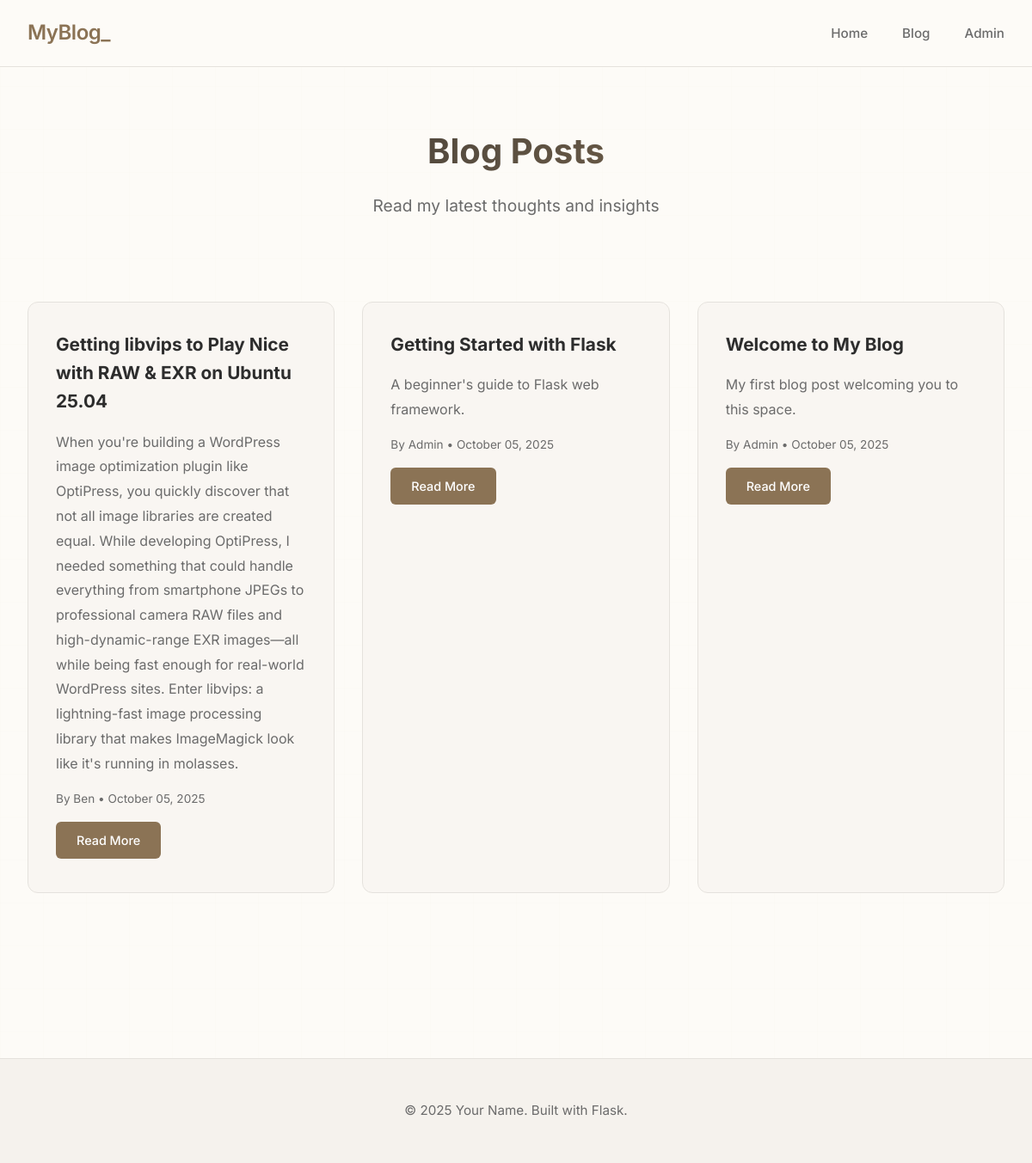
Page /blog on the committed database.
### models.py (models this page shows, shortened)
class Post(db.Model):
    __tablename__ = "posts"
    id = db.Column(db.Integer, primary_key=True)
    title = db.Column(db.String(200), nullable=False)
    slug = db.Column(db.String(200), unique=True, nullable=False, index=True)
    content = db.Column(db.Text, nullable=False)
    excerpt = db.Column(db.String(500))
    author = db.Column(db.String(100), nullable=False, default="Admin")
    post_type = db.Column(db.String(20), default='post', nullable=False, index=True)
    post_status = db.Column(db.String(20), default='draft', nullable=False, index=True)
    post_parent = db.Column(db.Integer, db.ForeignKey('posts.id'), nullable=True)
    user_id = db.Column(db.Integer, db.ForeignKey("users.id"), nullable=True)
    user = db.relationship("User", backref=db.backref("posts", lazy=True))
    featured = db.Column(db.Boolean, default=False, nullable=False)
    category_id = db.Column(db.Integer, db.ForeignKey('categories.id'), nullable=True)
    category_obj = db.relationship('Category', backref=db.backref('posts', lazy=True))
    tag_items = db.relationship('Tag', secondary='post_tags', backref=db.backref('posts', lazy=True))
    created_at = db.Column(db.DateTime, nullable=False, default=datetime.utcnow, index=True)
    updated_at = db.Column(db.DateTime, nullable=False, default=datetime.utcnow, onupdate=datetime.utcnow)
    published_at = db.Column(db.DateTime, index=True)
    children = db.relationship(
        'Post',
        backref=db.backref('parent', remote_side=[id]),
        lazy='dynamic'
    )
    meta_items = db.relationship('PostMeta', backref='post', lazy='dynamic', cascade='all, delete-orphan')
    @property
    def published(self):
        """WordPress 'publish' status check."""
        return self.post_status == 'publish'

### blog_app/blueprints/public/routes.py (the view)
@bp.route("/blog")
def blog_list():
    posts = Post.query.filter_by(
        post_type='post',
        post_status='publish'
    ).order_by(Post.published_at.desc()).all()
    return render_template("blog_list.html", posts=posts)

### templates/blog_list.html (shortened to what this page needs)
<!DOCTYPE html>
<html lang="en">
<head>
    <link rel="stylesheet" href="{{ url_for('static', filename='css/style.css') }}">
</head>
<body>
    <nav>
        <div class="nav-container">
            <div class="logo">MyBlog</div>
            <ul class="nav-links">
                <li><a href="{{ url_for('public.index') }}">Home</a></li>
                <li><a href="{{ url_for('public.blog_list') }}">Blog</a></li>
                <li><a href="{{ url_for('admin.admin_dashboard') }}">Admin</a></li>
            </ul>
        </div>
    </nav>
    <div class="hero" style="padding: 4rem 2rem 2rem;">
        <h1 style="font-size: 2.5rem;">Blog Posts</h1>
        <p>Read my latest thoughts and insights</p>
    </div>
    <main>
        <section class="section">
            {% if posts %}
            <div class="cards-grid">
                {% for post in posts %}
                <div class="card">
                    <h3>{{ post.title }}</h3>
                    <p>{{ post.excerpt or post.content[:150] + '...' }}</p>
                    <div style="margin-top: 1rem; color: var(--text-secondary); font-size: 0.85rem;">
                        <span>By {{ post.author }}</span> •
                        <span>{{ post.published_at.strftime('%B %d, %Y') if post.published_at else post.created_at.strftime('%B %d, %Y') }}</span>
                    </div>
                    <a href="{{ url_for('public.blog_post', slug=post.slug) }}" class="cta-button" style="margin-top: 1rem; display: inline-block; padding: 0.6rem 1.5rem; font-size: 0.9rem;">
                        Read More
                    </a>
                </div>
                {% endfor %}
            </div>
            {% else %}
            <div style="text-align: center; padding: 4rem 2rem; color: var(--text-secondary);">
                <h3 style="color: var(--text-primary); margin-bottom: 1rem;">No posts yet</h3>
                <p>Check back soon for new content!</p>
            </div>
            {% endif %}
        </section>
    </main>
    <footer>
        <p>&copy; 2025 Your Name. Built with Flask.</p>
    </footer>
</body>
</html>

### static/css/style.css (style rules this page uses)
:root { --primary-bg: #FDFBF7; --secondary-bg: #F5F2ED; --accent-bg: #F9F6F2; --text-primary: #2D2D2D; --text-secondary: #6B6B6B; --border-color: #E5E2DD; --accent-color: #8B7355; --hover-color: #6B5A45; --card-shadow: 0 2px 8px rgba(0,0,0,0.04); --glow-color: rgba(139, 115, 85, 0.1); }
* { margin: 0; padding: 0; box-sizing: border-box; }
body { font-family: 'Inter', -apple-system, BlinkMacSystemFont, sans-serif; background: var(--primary-bg); color: var(--text-primary); line-height: 1.6; overflow-x: hidden; }
nav { position: fixed; top: 0; width: 100%; background: rgba(253, 251, 247, 0.95); backdrop-filter: blur(10px); border-bottom: 1px solid var(--border-color); z-index: 1000; transition: all 0.3s ease; }
.nav-container { max-width: 1200px; margin: 0 auto; padding: 1.2rem 2rem; display: flex; justify-content: space-between; align-items: center; }
.logo { font-size: 1.5rem; font-weight: 600; color: var(--accent-color); position: relative; letter-spacing: -0.5px; }
.logo::after { content: '_'; animation: blink 1.5s infinite; }
.nav-links { display: flex; gap: 2.5rem; list-style: none; }
.nav-links a { color: var(--text-secondary); text-decoration: none; font-weight: 500; font-size: 0.95rem; position: relative; transition: color 0.3s ease; }
.nav-links a::after { content: ''; position: absolute; bottom: -5px; left: 0; width: 0; height: 2px; background: var(--accent-color); transition: width 0.3s ease; }
.hero { margin-top: 80px; padding: 6rem 2rem 4rem; text-align: center; position: relative; }
.hero h1 { font-size: 3.5rem; font-weight: 700; margin-bottom: 1rem; background: linear-gradient(135deg, var(--text-primary), var(--accent-color)); -webkit-background-clip: text; -webkit-text-fill-color: transparent; animation: fadeInUp 1s ease; }
.hero p { font-size: 1.2rem; color: var(--text-secondary); max-width: 600px; margin: 0 auto 2rem; animation: fadeInUp 1s ease 0.2s both; }
.cta-button { display: inline-block; padding: 0.8rem 2rem; background: var(--accent-color); color: white; text-decoration: none; border-radius: 6px; font-weight: 500; transition: all 0.3s ease; animation: fadeInUp 1s ease 0.4s both; position: relative; overflow: hidden; }
.cta-button::before { content: ''; position: absolute; top: 0; left: -100%; width: 100%; height: 100%; background: linear-gradient(90deg, transparent, rgba(255,255,255,0.2), transparent); transition: left 0.5s ease; }
main { max-width: 1200px; margin: 0 auto; padding: 2rem; }
.section { margin-bottom: 5rem; opacity: 0; animation: fadeIn 1s ease forwards; }
.cards-grid { display: grid; grid-template-columns: repeat(auto-fit, minmax(300px, 1fr)); gap: 2rem; }
.card { background: var(--accent-bg); border: 1px solid var(--border-color); border-radius: 12px; padding: 2rem; transition: all 0.3s ease; position: relative; overflow: hidden; }
.card::before { content: ''; position: absolute; top: 0; left: 0; width: 100%; height: 2px; background: linear-gradient(90deg, var(--accent-color), var(--hover-color)); transform: translateX(-100%); transition: transform 0.3s ease; }
.card h3 { font-size: 1.3rem; margin-bottom: 1rem; color: var(--text-primary); }
.card p { color: var(--text-secondary); line-height: 1.8; }
footer { background: var(--secondary-bg); border-top: 1px solid var(--border-color); padding: 3rem 2rem; text-align: center; margin-top: 5rem; }
footer p { color: var(--text-secondary); font-size: 0.95rem; }
.section:nth-child(1) { animation-delay: 0.2s; }

### rows in the picture
Post: title "Getting libvips to Play Nice with RAW & EXR on Ubuntu 25.04", excerpt "When you're building a WordPress image optimization plugin like OptiPress, you quickly discover that not all image libraries are created equal. While developing OptiPress, I needed something that could handle everything from smartphone JPEGs to professional camera RAW files and high-dynamic-range EXR images—all while being fast enough for real-world WordPress sites. Enter libvips: a lightning-fast image processing library that makes ImageMagick look like it's running in molasses.", author "Ben", published_at "October 05, 2025"
Post: title "Getting Started with Flask", excerpt "A beginner's guide to Flask web framework.", author "Admin", published_at "October 05, 2025"
Post: title "Welcome to My Blog", excerpt "My first blog post welcoming you to this space.", author "Admin", published_at "October 05, 2025"
